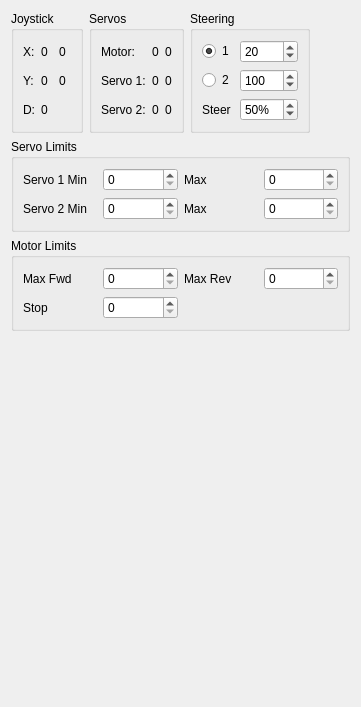
      <widget class="QWidget" name="manualpage">
       <layout class="QVBoxLayout" name="verticalLayout_4">
        <item>
         <layout class="QHBoxLayout" name="horizontalLayout_4">
          <item>
           <widget class="QGroupBox" name="groupBox">
            <property name="title">
             <string>Joystick</string>
            </property>
            <layout class="QGridLayout" name="gridLayout_12">
             <item row="2" column="1">
              <widget class="QLabel" name="posy">
               <property name="text">
                <string>0</string>
               </property>
              </widget>
             </item>
             <item row="1" column="0">
              <widget class="QLabel" name="label_5">
               <property name="text">
                <string>X:</string>
               </property>
              </widget>
             </item>
             <item row="1" column="1">
              <widget class="QLabel" name="posx">
               <property name="text">
                <string>0</string>
               </property>
              </widget>
             </item>
             <item row="3" column="1">
              <widget class="QLabel" name="dmh">
               <property name="text">
                <string>0</string>
               </property>
              </widget>
             </item>
             <item row="3" column="0">
              <widget class="QLabel" name="label_9">
               <property name="text">
                <string>D:</string>
               </property>
              </widget>
             </item>
             <item row="2" column="0">
              <widget class="QLabel" name="label_7">
               <property name="text">
                <string>Y:</string>
               </property>
              </widget>
             </item>
             <item row="1" column="2">
              <widget class="QLabel" name="posxx">
               <property name="text">
                <string>0</string>
               </property>
              </widget>
             </item>
             <item row="2" column="2">
              <widget class="QLabel" name="posyx">
               <property name="text">
                <string>0</string>
               </property>
              </widget>
             </item>
            </layout>
           </widget>
          </item>
          <item>
           <widget class="QGroupBox" name="groupBox_7">
            <property name="title">
             <string>Servos</string>
            </property>
            <layout class="QGridLayout" name="gridLayout_10">
             <item row="2" column="0">
              <widget class="QLabel" name="label_43">
               <property name="text">
                <string>Servo 2:</string>
               </property>
              </widget>
             </item>
             <item row="0" column="0">
              <widget class="QLabel" name="label_34">
               <property name="text">
                <string>Motor:</string>
               </property>
              </widget>
             </item>
             <item row="1" column="0">
              <widget class="QLabel" name="label_37">
               <property name="text">
                <string>Servo 1:</string>
               </property>
              </widget>
             </item>
             <item row="0" column="1">
              <widget class="QLabel" name="servo0">
               <property name="text">
                <string>0</string>
               </property>
              </widget>
             </item>
             <item row="1" column="1">
              <widget class="QLabel" name="servo1">
               <property name="text">
                <string>0</string>
               </property>
              </widget>
             </item>
             <item row="2" column="1">
              <widget class="QLabel" name="servo2">
               <property name="text">
                <string>0</string>
               </property>
              </widget>
             </item>
             <item row="0" column="2">
              <widget class="QLabel" name="servo0x">
               <property name="text">
                <string>0</string>
               </property>
              </widget>
             </item>
             <item row="1" column="2">
              <widget class="QLabel" name="servo1x">
               <property name="text">
                <string>0</string>
               </property>
              </widget>
             </item>
             <item row="2" column="2">
              <widget class="QLabel" name="servo2x">
               <property name="text">
                <string>0</string>
               </property>
              </widget>
             </item>
            </layout>
           </widget>
          </item>
          <item>
           <widget class="QGroupBox" name="groupBox_9">
            <property name="title">
             <string>Steering</string>
            </property>
            <layout class="QGridLayout" name="gridLayout_13">
             <item row="0" column="0">
              <widget class="QRadioButton" name="first">
               <property name="text">
                <string>1</string>
               </property>
               <property name="checked">
                <bool>true</bool>
               </property>
              </widget>
             </item>
             <item row="1" column="0">
              <widget class="QRadioButton" name="second">
               <property name="text">
                <string>2</string>
               </property>
              </widget>
             </item>
             <item row="0" column="1">
              <widget class="QSpinBox" name="manualmax1">
               <property name="maximum">
                <number>120</number>
               </property>
               <property name="value">
                <number>20</number>
               </property>
              </widget>
             </item>
             <item row="1" column="1">
              <widget class="QSpinBox" name="manualmax2">
               <property name="maximum">
                <number>120</number>
               </property>
               <property name="value">
                <number>100</number>
               </property>
              </widget>
             </item>
             <item row="2" column="0">
              <widget class="QLabel" name="label_54">
               <property name="text">
                <string>Steer</string>
               </property>
              </widget>
             </item>
             <item row="2" column="1">
              <widget class="QSpinBox" name="manualsteer">
               <property name="suffix">
                <string>%</string>
               </property>
               <property name="maximum">
                <number>200</number>
               </property>
               <property name="value">
                <number>50</number>
               </property>
              </widget>
             </item>
            </layout>
           </widget>
          </item>
          <item>
           <spacer name="horizontalSpacer">
            <property name="orientation">
             <enum>Qt::Horizontal</enum>
            </property>
            <property name="sizeHint" stdset="0">
             <size>
              <width>40</width>
              <height>20</height>
             </size>
            </property>
           </spacer>
          </item>
         </layout>
        </item>
        <item>
         <widget class="QGroupBox" name="groupBox_6">
          <property name="title">
           <string>Servo Limits</string>
          </property>
          <layout class="QGridLayout" name="gridLayout_9">
           <item row="0" column="0">
            <widget class="QLabel" name="label_44">
             <property name="text">
              <string>Servo 1 Min</string>
             </property>
            </widget>
           </item>
           <item row="0" column="1">
            <widget class="QSpinBox" name="servo1min">
             <property name="maximum">
              <number>255</number>
             </property>
            </widget>
           </item>
           <item row="0" column="2">
            <widget class="QLabel" name="label_45">
             <property name="text">
              <string>Max</string>
             </property>
            </widget>
           </item>
           <item row="0" column="3">
            <widget class="QSpinBox" name="servo1max">
             <property name="maximum">
              <number>255</number>
             </property>
            </widget>
           </item>
           <item row="1" column="0">
            <widget class="QLabel" name="label_46">
             <property name="text">
              <string>Servo 2 Min</string>
             </property>
            </widget>
           </item>
           <item row="1" column="2">
            <widget class="QLabel" name="label_47">
             <property name="text">
              <string>Max</string>
             </property>
            </widget>
           </item>
           <item row="1" column="1">
            <widget class="QSpinBox" name="servo2min">
             <property name="maximum">
              <number>255</number>
             </property>
            </widget>
           </item>
           <item row="1" column="3">
            <widget class="QSpinBox" name="servo2max">
             <property name="maximum">
              <number>255</number>
             </property>
            </widget>
           </item>
          </layout>
         </widget>
        </item>
        <item>
         <widget class="QGroupBox" name="groupBox_8">
          <property name="title">
           <string>Motor Limits</string>
          </property>
          <layout class="QGridLayout" name="gridLayout_11">
           <item row="0" column="3">
            <widget class="QSpinBox" name="launchermaxrev">
             <property name="maximum">
              <number>65535</number>
             </property>
             <property name="singleStep">
              <number>100</number>
             </property>
            </widget>
           </item>
           <item row="1" column="1">
            <widget class="QSpinBox" name="launcherstop">
             <property name="maximum">
              <number>65535</number>
             </property>
             <property name="singleStep">
              <number>100</number>
             </property>
            </widget>
           </item>
           <item row="0" column="1">
            <widget class="QSpinBox" name="launchermaxfwd">
             <property name="maximum">
              <number>65535</number>
             </property>
             <property name="singleStep">
              <number>100</number>
             </property>
            </widget>
           </item>
           <item row="0" column="2">
            <widget class="QLabel" name="label_50">
             <property name="text">
              <string>Max Rev</string>
             </property>
            </widget>
           </item>
           <item row="1" column="0">
            <widget class="QLabel" name="label_49">
             <property name="text">
              <string>Stop</string>
             </property>
            </widget>
           </item>
           <item row="0" column="0">
            <widget class="QLabel" name="label_48">
             <property name="text">
              <string>Max Fwd</string>
             </property>
            </widget>
           </item>
          </layout>
          <zorder>label_49</zorder>
          <zorder>label_48</zorder>
          <zorder>label_50</zorder>
          <zorder>launchermaxfwd</zorder>
          <zorder>launchermaxrev</zorder>
          <zorder>launcherstop</zorder>
         </widget>
        </item>
        <item>
         <spacer name="verticalSpacer_3">
          <property name="orientation">
           <enum>Qt::Vertical</enum>
          </property>
          <property name="sizeHint" stdset="0">
           <size>
            <width>20</width>
            <height>365</height>
           </size>
          </property>
         </spacer>
        </item>
       </layout>
      </widget>
